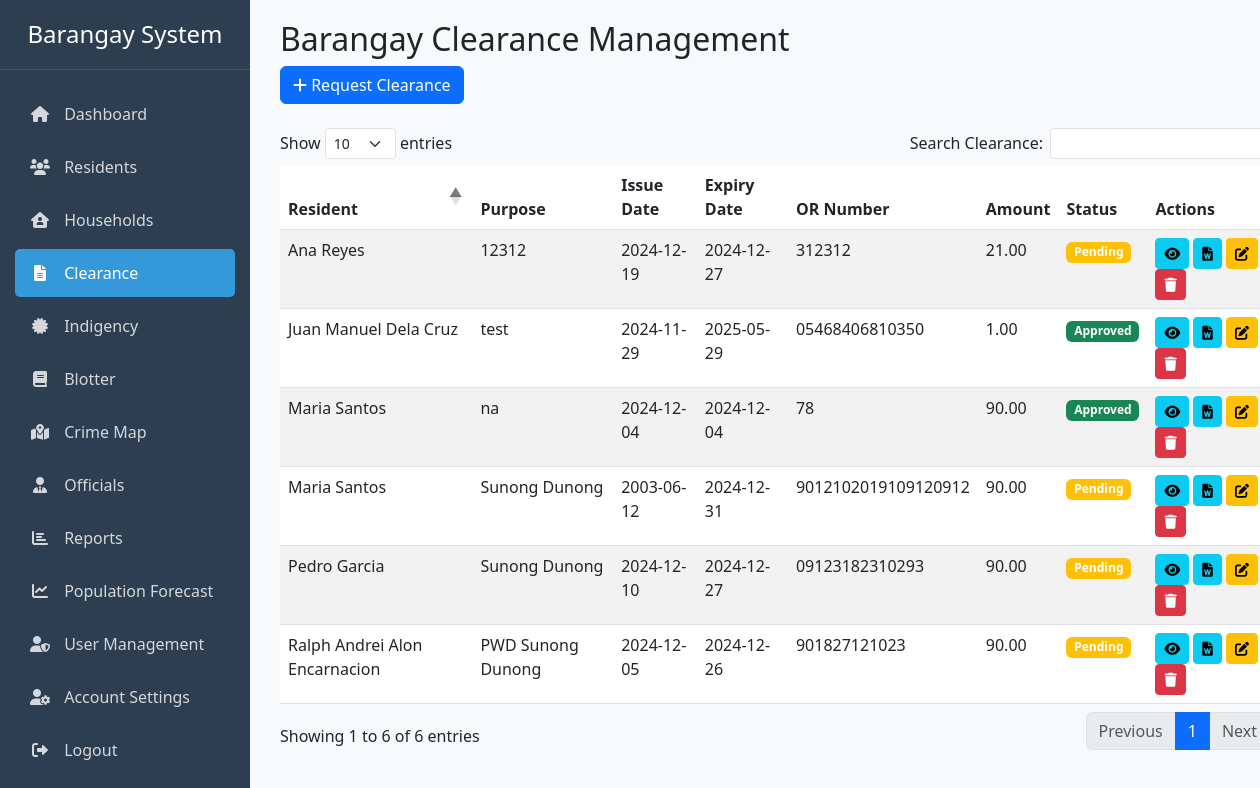
/clearance.php (signed in), run on an earlier commit of the app's database.
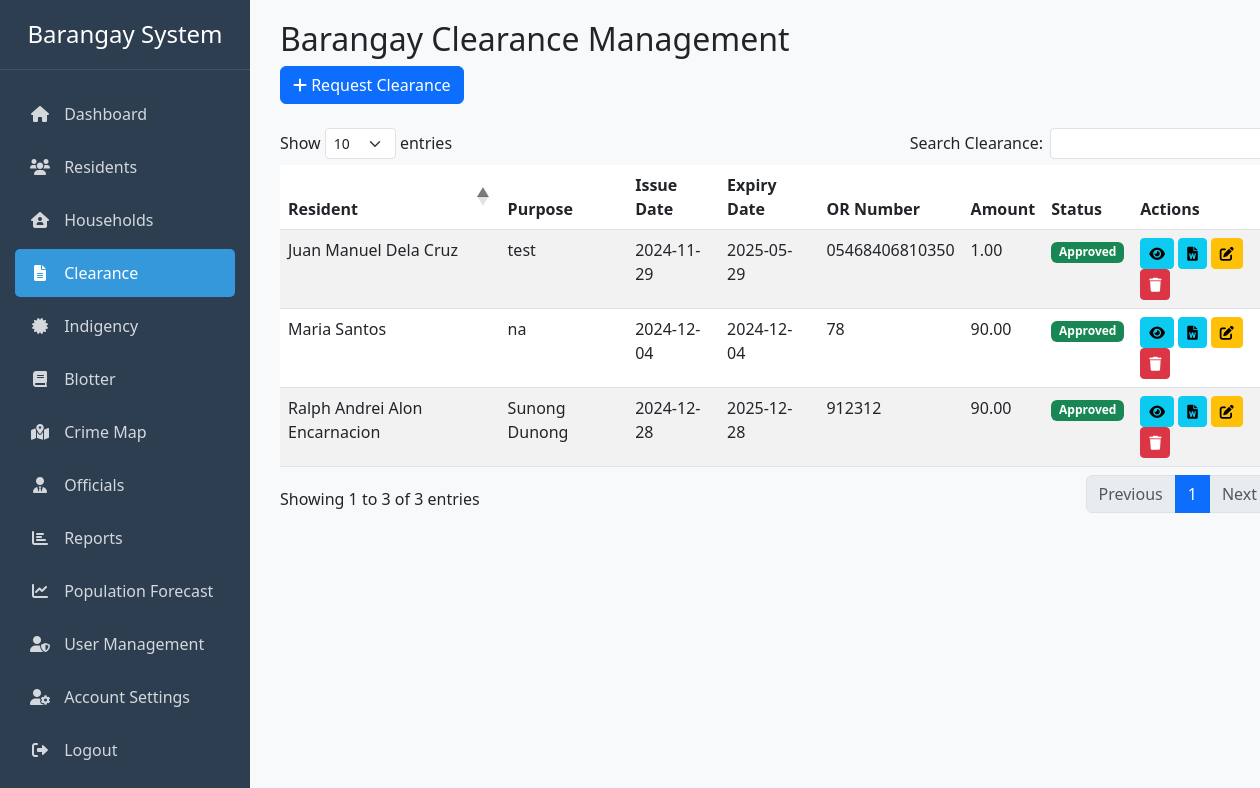
And on a later commit of the database.
### tables this page shows
CREATE TABLE `clearances` (
  `id` int(11) NOT NULL,
  `resident_id` int(11) DEFAULT NULL,
  `purpose` text NOT NULL,
  `issue_date` date NOT NULL,
  `expiry_date` date DEFAULT NULL,
  `or_number` varchar(50) DEFAULT NULL,
  `amount` decimal(10,2) DEFAULT NULL,
  `status` enum('Pending','Approved','Rejected') DEFAULT 'Pending'
);

### includes/permissions.php (called while the page is built, shortened)
<?php
function checkUserPermission($action) {
    $role = $_SESSION['role'];
    $permissions = [
        'admin' => [
            'create_resident' => true,
            'edit_resident' => true,
            'delete_resident' => true,
            'view_resident' => true,
            'create_household' => true,
            'edit_household' => true,
            'delete_household' => true,
            'view_household' => true,
            'create_indigency' => true,
            'edit_indigency' => true,
            'delete_indigency' => true,
            'view_indigency' => true,
            'print_indigency' => true,
            'create_clearance' => true,
            'edit_clearance' => true,
            'delete_clearance' => true,
            'view_clearance' => true,
            'print_clearance' => true,
            'view_officials' => true,
            'create_official' => true,
            'edit_official' => true,
            'end_official_term' => true,
            'create_blotter' => true,
            'edit_blotter' => true,
            'delete_blotter' => true,
            'view_blotter' => true,
            'change_blotter_status' => true
        ],
        'secretary' => [
            'create_resident' => false,
            'edit_resident' => false,
            'delete_resident' => false,
            'view_resident' => true,
            'create_household' => false,
            'edit_household' => false,
            'delete_household' => false,
            'view_household' => true,
            'create_indigency' => true,
            'edit_indigency' => false,
            'delete_indigency' => false,
            'view_indigency' => true,
            'print_indigency' => true,
            'create_clearance' => true,
            'edit_clearance' => false,
            'delete_clearance' => false,
            'view_clearance' => true,
            'print_clearance' => false,
            'view_officials' => true,
            'create_official' => false,
            'edit_official' => false,
            'end_official_term' => false,
            'create_blotter' => true,
            'edit_blotter' => true,
            'delete_blotter' => false,
            'view_blotter' => true,
            'change_blotter_status' => false
        ]
    ];
    return isset($permissions[$role][$action]) ? $permissions[$role][$action] : false;
}
?>

### clearance.php (the view, shortened to what this page needs)
<?php
require_once 'auth_check.php';
require_once 'includes/permissions.php';
$query = "SELECT c.*,
          CONCAT(r.first_name, ' ', COALESCE(r.middle_name, ''), ' ', r.last_name) as resident_name,
          r.birthdate,
          r.civil_status,
          r.address,
          TIMESTAMPDIFF(YEAR, r.birthdate, CURDATE()) as age
          FROM clearances c
          LEFT JOIN residents r ON c.resident_id = r.id
          ORDER BY c.issue_date DESC";
$result = $conn->query($query);
$clearances = $result->fetch_all(MYSQLI_ASSOC);
?>
<!DOCTYPE html>
<html lang="en">
<head>
    <link href="https://cdn.jsdelivr.net/npm/bootstrap@5.3.0/dist/css/bootstrap.min.css" rel="stylesheet">
    <link href="https://cdnjs.cloudflare.com/ajax/libs/font-awesome/6.0.0/css/all.min.css" rel="stylesheet">
    <link href="https://cdn.datatables.net/1.11.5/css/dataTables.bootstrap5.min.css" rel="stylesheet">
    <link href="https://cdn.jsdelivr.net/npm/select2@4.1.0-rc.0/dist/css/select2.min.css" rel="stylesheet" />
    <link href="https://cdn.jsdelivr.net/npm/select2-bootstrap-5-theme@1.3.0/dist/select2-bootstrap-5-theme.min.css" rel="stylesheet" />
</head>
<body>
    <div class="container-fluid">
        <div class="row">
            <?php require_once __DIR__ . '/includes/header.php'; ?>
            <div class="col-md-9 col-lg-10 main-content">
                <div class="row mb-4">
                    <div class="col-12">
                        <h2>Barangay Clearance Management</h2>
                        <?php if (checkUserPermission('create_clearance')): ?>
                        <button class="btn btn-primary" data-bs-toggle="modal" data-bs-target="#requestClearanceModal">
                            <i class="fas fa-plus"></i> Request Clearance
                        </button>
                        <?php endif; ?>
                    </div>
                </div>
                <div class="table-responsive">
                    <table id="clearanceTable" class="table table-striped">
                        <thead>
                            <tr>
                                <th>Resident</th>
                                <th>Purpose</th>
                                <th>Issue Date</th>
                                <th>Expiry Date</th>
                                <th>OR Number</th>
                                <th>Amount</th>
                                <th>Status</th>
                                <th>Actions</th>
                            </tr>
                        </thead>
                        <tbody>
                            <?php foreach ($clearances as $clearance): ?>
                            <tr data-id="<?= $clearance['id'] ?>">
                                <td class="resident-name"><?= htmlspecialchars($clearance['resident_name']) ?></td>
                                <td class="purpose"><?= htmlspecialchars($clearance['purpose']) ?></td>
                                <td class="issue-date"><?= $clearance['issue_date'] ? $clearance['issue_date'] : '-' ?></td>
                                <td><?= $clearance['expiry_date'] ? $clearance['expiry_date'] : '-' ?></td>
                                <td class="or-number"><?= htmlspecialchars($clearance['or_number']) ?></td>
                                <td class="amount"><?= number_format($clearance['amount'], 2) ?></td>
                                <td>
                                    <span class="badge bg-<?= $clearance['status'] == 'Approved' ? 'success' :
                                        ($clearance['status'] == 'Rejected' ? 'danger' : 'warning') ?>">
                                        <?= htmlspecialchars($clearance['status']) ?>
                                    </span>
                                </td>
                                <td>
                                    <button type="button" class="btn btn-info btn-sm view-clearance"
                                            data-id="<?= $clearance['id'] ?>"
                                            data-resident="<?= htmlspecialchars($clearance['resident_name']) ?>"
                                            data-purpose="<?= htmlspecialchars($clearance['purpose']) ?>"
                                            data-issue-date="<?= $clearance['issue_date'] ?>"
                                            data-expiry-date="<?= $clearance['expiry_date'] ?>"
                                            data-or-number="<?= htmlspecialchars($clearance['or_number']) ?>"
                                            data-amount="<?= number_format($clearance['amount'], 2) ?>"
                                            data-status="<?= htmlspecialchars($clearance['status']) ?>"
                                            data-bs-toggle="modal" data-bs-target="#viewClearanceModal">
                                        <i class="fas fa-eye"></i>
                                    </button>
                                    <?php if (checkUserPermission('print_clearance')): ?>
                                    <button type="button" class="btn btn-sm btn-info print-docx"
                                            data-resident="<?= htmlspecialchars($clearance['resident_name']) ?>"
                                            data-age="<?= $clearance['age'] ?>"
                                            data-civil-status="<?= htmlspecialchars($clearance['civil_status']) ?>"
                                            data-address="<?= htmlspecialchars($clearance['address']) ?>"
                                            data-purpose="<?= htmlspecialchars($clearance['purpose']) ?>"
                                            data-issue-date="<?= $clearance['issue_date'] ?>">
                                        <i class="fas fa-file-word"></i>
                                    </button>
                                    <?php endif; ?>
                                    <?php if (checkUserPermission('edit_clearance')): ?>
                                    <button class="btn btn-sm btn-warning edit-clearance"
                                        data-id="<?= $clearance['id'] ?>"
                                        data-resident-id="<?= $clearance['resident_id'] ?>"
                                        data-purpose="<?= htmlspecialchars($clearance['purpose']) ?>"
                                        data-or-number="<?= htmlspecialchars($clearance['or_number']) ?>"
                                        data-amount="<?= $clearance['amount'] ?>"
                                        data-status="<?= htmlspecialchars($clearance['status']) ?>"
                                        data-bs-toggle="modal"
                                        data-bs-target="#editClearanceModal">
                                        <i class="fas fa-edit"></i>
                                    </button>
                                    <?php endif; ?>
                                    <?php if (checkUserPermission('delete_clearance')): ?>
                                    <button class="btn btn-sm btn-danger delete-clearance" data-id="<?= $clearance['id'] ?>" data-bs-toggle="modal" data-bs-target="#deleteClearanceModal" title="Delete">
                                        <i class="fas fa-trash"></i>
                                    </button>
                                    <?php endif; ?>
                                </td>
                            </tr>
                            <?php endforeach; ?>
                        </tbody>
                    </table>
                </div>
            </div>
        </div>
    </div>
</body>
</html>

### includes/header.php (shortened to what this page needs)
<!DOCTYPE html>
<html lang="en">
<head>
    <link href="https://cdn.jsdelivr.net/npm/bootstrap@5.3.0/dist/css/bootstrap.min.css" rel="stylesheet">
    <link href="https://cdnjs.cloudflare.com/ajax/libs/font-awesome/6.0.0/css/all.min.css" rel="stylesheet">
    <link href="css/sidebar.css" rel="stylesheet">
</head>
<body>
<div class="col-auto px-0">
    <div class="sidebar">
        <h3 class="text-center">Barangay System</h3>
        <nav>
            <a href="dashboard.php" <?php echo basename($_SERVER['PHP_SELF']) == 'dashboard.php' ? 'class="active"' : ''; ?>>
                <i class="fas fa-home"></i> Dashboard
            </a>
            <a href="residents.php" <?php echo basename($_SERVER['PHP_SELF']) == 'residents.php' ? 'class="active"' : ''; ?>>
                <i class="fas fa-users"></i> Residents
            </a>
            <a href="household.php" <?php echo basename($_SERVER['PHP_SELF']) == 'household.php' ? 'class="active"' : ''; ?>>
                <i class="fas fa-house-user"></i> Households
            </a>
            <a href="clearance.php" <?php echo basename($_SERVER['PHP_SELF']) == 'clearance.php' ? 'class="active"' : ''; ?>>
                <i class="fas fa-file-alt"></i> Clearance
            </a>
            <a href="indigency.php" <?php echo basename($_SERVER['PHP_SELF']) == 'indigency.php' ? 'class="active"' : ''; ?>>
                <i class="fas fa-certificate"></i> Indigency
            </a>
            <a href="blotter.php" <?php echo basename($_SERVER['PHP_SELF']) == 'blotter.php' ? 'class="active"' : ''; ?>>
                <i class="fas fa-book"></i> Blotter
            </a>
            <a href="crime_map.php" <?php echo basename($_SERVER['PHP_SELF']) == 'crime_map.php' ? 'class="active"' : ''; ?>>
                <i class="fas fa-map-marked-alt"></i> Crime Map
            </a>
            <a href="officials.php" <?php echo basename($_SERVER['PHP_SELF']) == 'officials.php' ? 'class="active"' : ''; ?>>
                <i class="fas fa-user-tie"></i> Officials
            </a>
            <a href="reports.php" <?php echo basename($_SERVER['PHP_SELF']) == 'reports.php' ? 'class="active"' : ''; ?>>
                <i class="fas fa-chart-bar"></i> Reports
            </a>
            <a href="forecast.php" <?php echo basename($_SERVER['PHP_SELF']) == 'forecast.php' ? 'class="active"' : ''; ?>>
                <i class="fas fa-chart-line"></i> Population Forecast
            </a>
            <?php if (isset($_SESSION['role']) && $_SESSION['role'] === 'admin'): ?>
            <a href="users.php" <?php echo basename($_SERVER['PHP_SELF']) == 'users.php' ? 'class="active"' : ''; ?>>
                <i class="fas fa-user-shield"></i> User Management
            </a>
            <?php endif; ?>
            <a href="account.php" <?php echo basename($_SERVER['PHP_SELF']) == 'account.php' ? 'class="active"' : ''; ?>>
                <i class="fas fa-user-cog"></i> Account Settings
            </a>
            <a href="logout.php">
                <i class="fas fa-sign-out-alt"></i> Logout
            </a>
        </nav>
    </div>
</div>

### css/sidebar.css (style rules this page uses)
.sidebar { position: fixed; top: 0; left: 0; height: 100vh; width: 250px; background-color: #2c3e50; padding-top: 20px; overflow-y: auto; z-index: 1000; }
.sidebar h3 { color: white; font-size: 1.5rem; padding: 0 15px 20px; margin-bottom: 20px; border-bottom: 1px solid rgba(255,255,255,0.1); }
.sidebar nav { padding: 0 15px; }
.sidebar a { color: rgba(255,255,255,0.8); text-decoration: none; padding: 12px 15px; display: block; margin-bottom: 5px; border-radius: 5px; transition: background-color 0.2s ease, color 0.2s ease; }
.sidebar a.active { background-color: #3498db; color: white; }
.sidebar i { width: 20px; text-align: center; margin-right: 10px; }
.main-content { margin-left: 250px; padding: 20px 30px; min-height: 100vh; background-color: #f8f9fa; }

### clearance.php (style rules this page uses)
.sidebar { height: 100vh; background-color: #343a40; padding-top: 20px; }
.sidebar a { color: white; text-decoration: none; padding: 10px 20px; display: block; }
.main-content { padding: 20px; }

What changed in the data, as far as the page shows it:
removed clearances: resident_name "Ana Reyes", purpose "12312", issue_date "2024-12-19", expiry_date "2024-12-27", or_number "312312", amount "21.00", status "Pending"
removed clearances: resident_name "Pedro Garcia", purpose "Sunong Dunong", issue_date "2024-12-10", expiry_date "2024-12-27", or_number "09123182310293", amount "90.00", status "Pending"
removed clearances: resident_name "Ralph Andrei Alon Encarnacion", purpose "PWD Sunong Dunong", issue_date "2024-12-05", expiry_date "2024-12-26", or_number "901827121023", amount "90.00", status "Pending"
removed clearances: resident_name "Maria Santos", purpose "Sunong Dunong", issue_date "2003-06-12", expiry_date "2024-12-31", or_number "9012102019109120912", amount "90.00", status "Pending"
added clearances: resident_name "Ralph Andrei Alon Encarnacion", purpose "Sunong Dunong", issue_date "2024-12-28", expiry_date "2025-12-28", or_number "912312", amount "90.00", status "Approved"
Also different on the page:
text written by a page script: "Show entries Search Clearance: Showing 1 to 6 of 6 entries Previous 1 Next" → "Show entries Search Clearance: Showing 1 to 3 of 3 entries Previous 1 Next"
